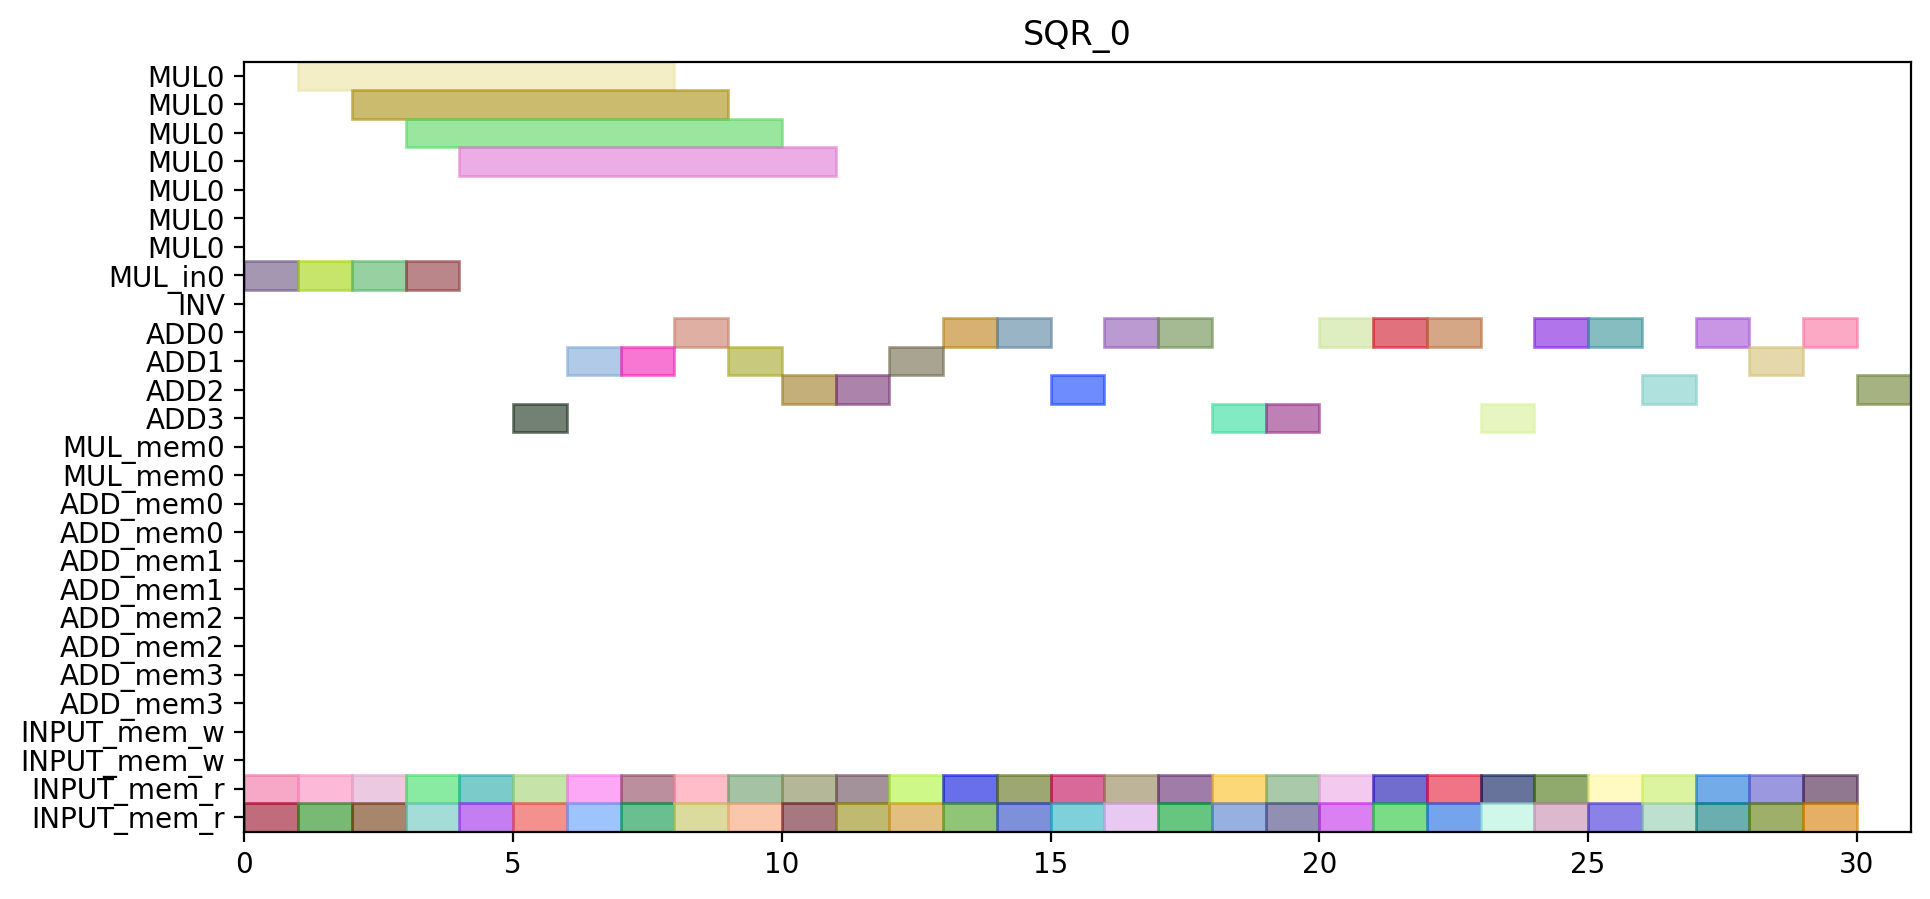

Recreate this plot in Python.
from pyschedule import Scenario, solvers, plotters, alt


def solve():
	horizon = 135
	S = Scenario("SQR_0", horizon=horizon)

	# resource
	MUL = S.Resources('MUL', num=1, size=7)
	MUL_in = S.Resources('MUL_in', num=1)
	INV = S.Resource('INV')
	ADD = S.Resources('ADD', num=4, periods=range(1, horizon))
	MUL_mem = S.Resources('MUL_mem', num=1, size=2)
	ADD_mem = S.Resources('ADD_mem', num=4, size=2)
	INPUT_mem_w = S.Resource('INPUT_mem_w', size=2)
	INPUT_mem_r = S.Resource('INPUT_mem_r', size=2)

	# result of previous scheduling

	# new tasks
	c_a1_0_y1_0 = S.Task('c_a1_0_y1_0', length=1, delay_cost=1)
	c_a1_0_y1_0 += alt(ADD)

	c_a1_0_y1_0_mem0 = S.Task('c_a1_0_y1_0_mem0', length=1, delay_cost=1)
	c_a1_0_y1_0_mem0 += INPUT_mem_r
	S += c_a1_0_y1_0_mem0 <= c_a1_0_y1_0

	c_a1_0_y1_0_mem1 = S.Task('c_a1_0_y1_0_mem1', length=1, delay_cost=1)
	c_a1_0_y1_0_mem1 += INPUT_mem_r
	S += c_a1_0_y1_0_mem1 <= c_a1_0_y1_0

	c_a1_0_y1_1 = S.Task('c_a1_0_y1_1', length=1, delay_cost=1)
	c_a1_0_y1_1 += alt(ADD)

	c_a1_0_y1_1_mem0 = S.Task('c_a1_0_y1_1_mem0', length=1, delay_cost=1)
	c_a1_0_y1_1_mem0 += INPUT_mem_r
	S += c_a1_0_y1_1_mem0 <= c_a1_0_y1_1

	c_a1_0_y1_1_mem1 = S.Task('c_a1_0_y1_1_mem1', length=1, delay_cost=1)
	c_a1_0_y1_1_mem1 += INPUT_mem_r
	S += c_a1_0_y1_1_mem1 <= c_a1_0_y1_1

	c_t0010 = S.Task('c_t0010', length=1, delay_cost=1)
	c_t0010 += alt(ADD)

	c_t0010_mem0 = S.Task('c_t0010_mem0', length=1, delay_cost=1)
	c_t0010_mem0 += INPUT_mem_r
	S += c_t0010_mem0 <= c_t0010

	c_t0010_mem1 = S.Task('c_t0010_mem1', length=1, delay_cost=1)
	c_t0010_mem1 += INPUT_mem_r
	S += c_t0010_mem1 <= c_t0010

	c_t0011 = S.Task('c_t0011', length=1, delay_cost=1)
	c_t0011 += alt(ADD)

	c_t0011_mem0 = S.Task('c_t0011_mem0', length=1, delay_cost=1)
	c_t0011_mem0 += INPUT_mem_r
	S += c_t0011_mem0 <= c_t0011

	c_t0011_mem1 = S.Task('c_t0011_mem1', length=1, delay_cost=1)
	c_t0011_mem1 += INPUT_mem_r
	S += c_t0011_mem1 <= c_t0011

	c_t0100 = S.Task('c_t0100', length=1, delay_cost=1)
	c_t0100 += alt(ADD)

	c_t0100_mem0 = S.Task('c_t0100_mem0', length=1, delay_cost=1)
	c_t0100_mem0 += INPUT_mem_r
	S += c_t0100_mem0 <= c_t0100

	c_t0100_mem1 = S.Task('c_t0100_mem1', length=1, delay_cost=1)
	c_t0100_mem1 += INPUT_mem_r
	S += c_t0100_mem1 <= c_t0100

	c_t0101 = S.Task('c_t0101', length=1, delay_cost=1)
	c_t0101 += alt(ADD)

	c_t0101_mem0 = S.Task('c_t0101_mem0', length=1, delay_cost=1)
	c_t0101_mem0 += INPUT_mem_r
	S += c_t0101_mem0 <= c_t0101

	c_t0101_mem1 = S.Task('c_t0101_mem1', length=1, delay_cost=1)
	c_t0101_mem1 += INPUT_mem_r
	S += c_t0101_mem1 <= c_t0101

	c_t0110 = S.Task('c_t0110', length=1, delay_cost=1)
	c_t0110 += alt(ADD)

	c_t0110_mem0 = S.Task('c_t0110_mem0', length=1, delay_cost=1)
	c_t0110_mem0 += INPUT_mem_r
	S += c_t0110_mem0 <= c_t0110

	c_t0110_mem1 = S.Task('c_t0110_mem1', length=1, delay_cost=1)
	c_t0110_mem1 += INPUT_mem_r
	S += c_t0110_mem1 <= c_t0110

	c_t0111 = S.Task('c_t0111', length=1, delay_cost=1)
	c_t0111 += alt(ADD)

	c_t0111_mem0 = S.Task('c_t0111_mem0', length=1, delay_cost=1)
	c_t0111_mem0 += INPUT_mem_r
	S += c_t0111_mem0 <= c_t0111

	c_t0111_mem1 = S.Task('c_t0111_mem1', length=1, delay_cost=1)
	c_t0111_mem1 += INPUT_mem_r
	S += c_t0111_mem1 <= c_t0111

	c_t0200 = S.Task('c_t0200', length=1, delay_cost=1)
	c_t0200 += alt(ADD)

	c_t0200_mem0 = S.Task('c_t0200_mem0', length=1, delay_cost=1)
	c_t0200_mem0 += INPUT_mem_r
	S += c_t0200_mem0 <= c_t0200

	c_t0200_mem1 = S.Task('c_t0200_mem1', length=1, delay_cost=1)
	c_t0200_mem1 += INPUT_mem_r
	S += c_t0200_mem1 <= c_t0200

	c_t0201 = S.Task('c_t0201', length=1, delay_cost=1)
	c_t0201 += alt(ADD)

	c_t0201_mem0 = S.Task('c_t0201_mem0', length=1, delay_cost=1)
	c_t0201_mem0 += INPUT_mem_r
	S += c_t0201_mem0 <= c_t0201

	c_t0201_mem1 = S.Task('c_t0201_mem1', length=1, delay_cost=1)
	c_t0201_mem1 += INPUT_mem_r
	S += c_t0201_mem1 <= c_t0201

	c_t0210 = S.Task('c_t0210', length=1, delay_cost=1)
	c_t0210 += alt(ADD)

	c_t0210_mem0 = S.Task('c_t0210_mem0', length=1, delay_cost=1)
	c_t0210_mem0 += INPUT_mem_r
	S += c_t0210_mem0 <= c_t0210

	c_t0210_mem1 = S.Task('c_t0210_mem1', length=1, delay_cost=1)
	c_t0210_mem1 += INPUT_mem_r
	S += c_t0210_mem1 <= c_t0210

	c_t0211 = S.Task('c_t0211', length=1, delay_cost=1)
	c_t0211 += alt(ADD)

	c_t0211_mem0 = S.Task('c_t0211_mem0', length=1, delay_cost=1)
	c_t0211_mem0 += INPUT_mem_r
	S += c_t0211_mem0 <= c_t0211

	c_t0211_mem1 = S.Task('c_t0211_mem1', length=1, delay_cost=1)
	c_t0211_mem1 += INPUT_mem_r
	S += c_t0211_mem1 <= c_t0211

	c_t1000 = S.Task('c_t1000', length=1, delay_cost=1)
	c_t1000 += alt(ADD)

	c_t1000_mem0 = S.Task('c_t1000_mem0', length=1, delay_cost=1)
	c_t1000_mem0 += INPUT_mem_r
	S += c_t1000_mem0 <= c_t1000

	c_t1000_mem1 = S.Task('c_t1000_mem1', length=1, delay_cost=1)
	c_t1000_mem1 += INPUT_mem_r
	S += c_t1000_mem1 <= c_t1000

	c_t1001 = S.Task('c_t1001', length=1, delay_cost=1)
	c_t1001 += alt(ADD)

	c_t1001_mem0 = S.Task('c_t1001_mem0', length=1, delay_cost=1)
	c_t1001_mem0 += INPUT_mem_r
	S += c_t1001_mem0 <= c_t1001

	c_t1001_mem1 = S.Task('c_t1001_mem1', length=1, delay_cost=1)
	c_t1001_mem1 += INPUT_mem_r
	S += c_t1001_mem1 <= c_t1001

	c_t1010 = S.Task('c_t1010', length=1, delay_cost=1)
	c_t1010 += alt(ADD)

	c_t1010_mem0 = S.Task('c_t1010_mem0', length=1, delay_cost=1)
	c_t1010_mem0 += INPUT_mem_r
	S += c_t1010_mem0 <= c_t1010

	c_t1010_mem1 = S.Task('c_t1010_mem1', length=1, delay_cost=1)
	c_t1010_mem1 += INPUT_mem_r
	S += c_t1010_mem1 <= c_t1010

	c_t1011 = S.Task('c_t1011', length=1, delay_cost=1)
	c_t1011 += alt(ADD)

	c_t1011_mem0 = S.Task('c_t1011_mem0', length=1, delay_cost=1)
	c_t1011_mem0 += INPUT_mem_r
	S += c_t1011_mem0 <= c_t1011

	c_t1011_mem1 = S.Task('c_t1011_mem1', length=1, delay_cost=1)
	c_t1011_mem1 += INPUT_mem_r
	S += c_t1011_mem1 <= c_t1011

	c_t1100 = S.Task('c_t1100', length=1, delay_cost=1)
	c_t1100 += alt(ADD)

	c_t1100_mem0 = S.Task('c_t1100_mem0', length=1, delay_cost=1)
	c_t1100_mem0 += INPUT_mem_r
	S += c_t1100_mem0 <= c_t1100

	c_t1100_mem1 = S.Task('c_t1100_mem1', length=1, delay_cost=1)
	c_t1100_mem1 += INPUT_mem_r
	S += c_t1100_mem1 <= c_t1100

	c_t1101 = S.Task('c_t1101', length=1, delay_cost=1)
	c_t1101 += alt(ADD)

	c_t1101_mem0 = S.Task('c_t1101_mem0', length=1, delay_cost=1)
	c_t1101_mem0 += INPUT_mem_r
	S += c_t1101_mem0 <= c_t1101

	c_t1101_mem1 = S.Task('c_t1101_mem1', length=1, delay_cost=1)
	c_t1101_mem1 += INPUT_mem_r
	S += c_t1101_mem1 <= c_t1101

	c_t1110 = S.Task('c_t1110', length=1, delay_cost=1)
	c_t1110 += alt(ADD)

	c_t1110_mem0 = S.Task('c_t1110_mem0', length=1, delay_cost=1)
	c_t1110_mem0 += INPUT_mem_r
	S += c_t1110_mem0 <= c_t1110

	c_t1110_mem1 = S.Task('c_t1110_mem1', length=1, delay_cost=1)
	c_t1110_mem1 += INPUT_mem_r
	S += c_t1110_mem1 <= c_t1110

	c_t1111 = S.Task('c_t1111', length=1, delay_cost=1)
	c_t1111 += alt(ADD)

	c_t1111_mem0 = S.Task('c_t1111_mem0', length=1, delay_cost=1)
	c_t1111_mem0 += INPUT_mem_r
	S += c_t1111_mem0 <= c_t1111

	c_t1111_mem1 = S.Task('c_t1111_mem1', length=1, delay_cost=1)
	c_t1111_mem1 += INPUT_mem_r
	S += c_t1111_mem1 <= c_t1111

	c_t1200 = S.Task('c_t1200', length=1, delay_cost=1)
	c_t1200 += alt(ADD)

	c_t1200_mem0 = S.Task('c_t1200_mem0', length=1, delay_cost=1)
	c_t1200_mem0 += INPUT_mem_r
	S += c_t1200_mem0 <= c_t1200

	c_t1200_mem1 = S.Task('c_t1200_mem1', length=1, delay_cost=1)
	c_t1200_mem1 += INPUT_mem_r
	S += c_t1200_mem1 <= c_t1200

	c_t1201 = S.Task('c_t1201', length=1, delay_cost=1)
	c_t1201 += alt(ADD)

	c_t1201_mem0 = S.Task('c_t1201_mem0', length=1, delay_cost=1)
	c_t1201_mem0 += INPUT_mem_r
	S += c_t1201_mem0 <= c_t1201

	c_t1201_mem1 = S.Task('c_t1201_mem1', length=1, delay_cost=1)
	c_t1201_mem1 += INPUT_mem_r
	S += c_t1201_mem1 <= c_t1201

	c_t1210 = S.Task('c_t1210', length=1, delay_cost=1)
	c_t1210 += alt(ADD)

	c_t1210_mem0 = S.Task('c_t1210_mem0', length=1, delay_cost=1)
	c_t1210_mem0 += INPUT_mem_r
	S += c_t1210_mem0 <= c_t1210

	c_t1210_mem1 = S.Task('c_t1210_mem1', length=1, delay_cost=1)
	c_t1210_mem1 += INPUT_mem_r
	S += c_t1210_mem1 <= c_t1210

	c_t1211 = S.Task('c_t1211', length=1, delay_cost=1)
	c_t1211 += alt(ADD)

	c_t1211_mem0 = S.Task('c_t1211_mem0', length=1, delay_cost=1)
	c_t1211_mem0 += INPUT_mem_r
	S += c_t1211_mem0 <= c_t1211

	c_t1211_mem1 = S.Task('c_t1211_mem1', length=1, delay_cost=1)
	c_t1211_mem1 += INPUT_mem_r
	S += c_t1211_mem1 <= c_t1211

	c_t3_t0_t0_t0_in = S.Task('c_t3_t0_t0_t0_in', length=1, delay_cost=1)
	c_t3_t0_t0_t0_in += alt(MUL_in)
	c_t3_t0_t0_t0 = S.Task('c_t3_t0_t0_t0', length=7, delay_cost=1)
	c_t3_t0_t0_t0 += alt(MUL)
	S += c_t3_t0_t0_t0>=c_t3_t0_t0_t0_in

	c_t3_t0_t0_t0_mem0 = S.Task('c_t3_t0_t0_t0_mem0', length=1, delay_cost=1)
	c_t3_t0_t0_t0_mem0 += INPUT_mem_r
	S += c_t3_t0_t0_t0_mem0 <= c_t3_t0_t0_t0

	c_t3_t0_t0_t0_mem1 = S.Task('c_t3_t0_t0_t0_mem1', length=1, delay_cost=1)
	c_t3_t0_t0_t0_mem1 += INPUT_mem_r
	S += c_t3_t0_t0_t0_mem1 <= c_t3_t0_t0_t0

	c_t3_t0_t0_t1_in = S.Task('c_t3_t0_t0_t1_in', length=1, delay_cost=1)
	c_t3_t0_t0_t1_in += alt(MUL_in)
	c_t3_t0_t0_t1 = S.Task('c_t3_t0_t0_t1', length=7, delay_cost=1)
	c_t3_t0_t0_t1 += alt(MUL)
	S += c_t3_t0_t0_t1>=c_t3_t0_t0_t1_in

	c_t3_t0_t0_t1_mem0 = S.Task('c_t3_t0_t0_t1_mem0', length=1, delay_cost=1)
	c_t3_t0_t0_t1_mem0 += INPUT_mem_r
	S += c_t3_t0_t0_t1_mem0 <= c_t3_t0_t0_t1

	c_t3_t0_t0_t1_mem1 = S.Task('c_t3_t0_t0_t1_mem1', length=1, delay_cost=1)
	c_t3_t0_t0_t1_mem1 += INPUT_mem_r
	S += c_t3_t0_t0_t1_mem1 <= c_t3_t0_t0_t1

	c_t3_t0_t0_t2 = S.Task('c_t3_t0_t0_t2', length=1, delay_cost=1)
	c_t3_t0_t0_t2 += alt(ADD)

	c_t3_t0_t0_t2_mem0 = S.Task('c_t3_t0_t0_t2_mem0', length=1, delay_cost=1)
	c_t3_t0_t0_t2_mem0 += INPUT_mem_r
	S += c_t3_t0_t0_t2_mem0 <= c_t3_t0_t0_t2

	c_t3_t0_t0_t2_mem1 = S.Task('c_t3_t0_t0_t2_mem1', length=1, delay_cost=1)
	c_t3_t0_t0_t2_mem1 += INPUT_mem_r
	S += c_t3_t0_t0_t2_mem1 <= c_t3_t0_t0_t2

	c_t3_t0_t0_t3 = S.Task('c_t3_t0_t0_t3', length=1, delay_cost=1)
	c_t3_t0_t0_t3 += alt(ADD)

	c_t3_t0_t0_t3_mem0 = S.Task('c_t3_t0_t0_t3_mem0', length=1, delay_cost=1)
	c_t3_t0_t0_t3_mem0 += INPUT_mem_r
	S += c_t3_t0_t0_t3_mem0 <= c_t3_t0_t0_t3

	c_t3_t0_t0_t3_mem1 = S.Task('c_t3_t0_t0_t3_mem1', length=1, delay_cost=1)
	c_t3_t0_t0_t3_mem1 += INPUT_mem_r
	S += c_t3_t0_t0_t3_mem1 <= c_t3_t0_t0_t3

	c_t3_t0_t1_t0_in = S.Task('c_t3_t0_t1_t0_in', length=1, delay_cost=1)
	c_t3_t0_t1_t0_in += alt(MUL_in)
	c_t3_t0_t1_t0 = S.Task('c_t3_t0_t1_t0', length=7, delay_cost=1)
	c_t3_t0_t1_t0 += alt(MUL)
	S += c_t3_t0_t1_t0>=c_t3_t0_t1_t0_in

	c_t3_t0_t1_t0_mem0 = S.Task('c_t3_t0_t1_t0_mem0', length=1, delay_cost=1)
	c_t3_t0_t1_t0_mem0 += INPUT_mem_r
	S += c_t3_t0_t1_t0_mem0 <= c_t3_t0_t1_t0

	c_t3_t0_t1_t0_mem1 = S.Task('c_t3_t0_t1_t0_mem1', length=1, delay_cost=1)
	c_t3_t0_t1_t0_mem1 += INPUT_mem_r
	S += c_t3_t0_t1_t0_mem1 <= c_t3_t0_t1_t0

	c_t3_t0_t1_t1_in = S.Task('c_t3_t0_t1_t1_in', length=1, delay_cost=1)
	c_t3_t0_t1_t1_in += alt(MUL_in)
	c_t3_t0_t1_t1 = S.Task('c_t3_t0_t1_t1', length=7, delay_cost=1)
	c_t3_t0_t1_t1 += alt(MUL)
	S += c_t3_t0_t1_t1>=c_t3_t0_t1_t1_in

	c_t3_t0_t1_t1_mem0 = S.Task('c_t3_t0_t1_t1_mem0', length=1, delay_cost=1)
	c_t3_t0_t1_t1_mem0 += INPUT_mem_r
	S += c_t3_t0_t1_t1_mem0 <= c_t3_t0_t1_t1

	c_t3_t0_t1_t1_mem1 = S.Task('c_t3_t0_t1_t1_mem1', length=1, delay_cost=1)
	c_t3_t0_t1_t1_mem1 += INPUT_mem_r
	S += c_t3_t0_t1_t1_mem1 <= c_t3_t0_t1_t1

	solvers.mip.solve(S,msg=1,kind='CPLEX',ratio_gap=1.01)

	solution = [['hoge']*len(S.solution()[1]) for i in range(len(S.solution()))]
	for i in range(len(S.solution())):
		for j in range(len(S.solution()[i])):
			solution[i][j]=str(S.solution()[i][j])
	print(solution)

	cycles = int(solution[-1][3])

	pic_file_name = "/mnt/rose/usr1/fukuda/pairing_automation_design2/bls24-509/scheduling/SQR_mul1_add4/SQR_0.png"
	if(S.solution() != []):
		plotters.matplotlib.plot(S,img_filename=pic_file_name, vertical_text=True, fig_size=(cycles*0.25+3, 5), show_task_labels=False)

	return solution
